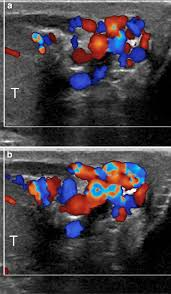
#> input picture notebooks/doplerUS1.jpg, 171 x 294 px
$ jupyter execute 10.openCV-1.ipynb
#> lines starting #> are read from the running program, lines starting #| are printed output that depends on the picture
# OpenCV (Part 1): Reading Images, BGR Gotcha, Channels, and Resizing

OpenCV (`cv2`) is a computer-vision library built for images and video, including real-time applications.
Even though it’s famous for tasks like face detection and tracking, it’s also very useful for microscopy:

- detecting cells/nuclei (object detection)
- tracking cells over time (video/time-series analysis)
- fast pre-processing before segmentation (denoise, edges, contrast)

In this first OpenCV intro we’ll focus on **two core building blocks**:

1. **Splitting & merging channels** (for multi-channel images)
2. **Resizing (scaling)** images

We’ll also cover an extremely important OpenCV “gotcha”:

> ✅ OpenCV loads color images as **BGR**, not RGB.

---

## Install OpenCV (Python)

If you don’t have it:
`pip install opencv-python`

(If you want additional modules, you can install `opencv-contrib-python`, but start with opencv-python.)

[cell 1]
import cv2
import numpy as np
import matplotlib.pyplot as plt

---

### 1) Read an Image (Color vs Grayscale)
**Read as color (default)**

[cell 2]
img = cv2.imread("doplerUS1.jpg", 1)  # 1 = color - 0 = gray-level
#> img is the input picture: shape (294, 171, 3); mean B, G, R 67.9, 61.6, 67.4
print(img.shape)  # (height, width, channels)
#| (294, 171, 3)

Example output: (194, 259, 3) → color image.

Let's see the image itself:

[cell 3]
plt.imshow(img)
plt.axis("off")
plt.show()

**Read as grayscale**

[cell 4]
gray = cv2.imread("doplerUS1.jpg", 0)  #     0 --> grayscale
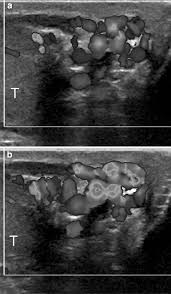
#> gray: shape (294, 171); min 0, max 255, mean 64
print(f"Shape: {gray.shape}")  #   (194, 259) --> height and width
#| Shape: (294, 171)

plt.imshow(gray, cmap = "gray")
plt.axis("off")
plt.show()

**Read unchanged (keeps alpha channel if present)**

[cell 5]
unchanged = cv2.imread("doplerUS1.jpg", 2)  # unchanged (may include alpha)
print(f"Shape: {unchanged.shape}")
#| Shape: (294, 171)

plt.imshow(unchanged, cmap = "gray")
plt.axis("off")
plt.show()

---

### 2) Pixel Values + The BGR vs RGB Trap

OpenCV uses **BGR** channel order by default.

[cell 6]
px = img[145, 80]   # somewhere in the middle
#> px = [63, 63, 63]
print(px)        # e.g. [63, 63, 63]
#| [63 63 63]

If you assume RGB, you’ll interpret this incorrectly.
- OpenCV: `[B, G, R]`
- so `[63, 63, 63]` means **blue = 186, green = 5, red = 79**

**Check corners (quick sanity check)**

[cell 7]
h, w = img.shape[:2]
#> h = 294; w = 171

corners = {
    "top-left": img[0, 0],
    "top-right": img[0, w-1],
    "bottom-left": img[h-1, 0],
    "bottom-right": img[h-1, w-1]
}
#> corners = {'top-left': [185, 185, 185], 'top-right': [185, 185, 185], 'bottom-left': [103, 103, 103], 'bottom-right': [15, 15, 15]}

for name, val in corners.items():
    print(name, val)
#> this loop made 4 passes
#| top-left [185 185 185]
#| top-right [185 185 185]
#| bottom-left [103 103 103]
#| bottom-right [15 15 15]

---

### 3) Display Images with OpenCV

OpenCV uses its own window system:

[cell 8]
cv2.imshow("Image", img)
cv2.waitKey(0)              # 0 = wait forever until a key press
cv2.destroyAllWindows()

**Important**: Always pair `imshow()` with `waitKey()` and `destroyAllWindows()` or your script may hang.

---

### 4) Split Channels (Two Ways)
#### A) NumPy slicing

[cell 9]
blue = img[:, :, 0]
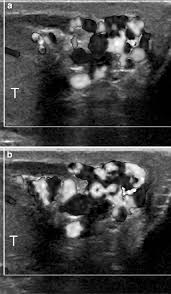
#> blue: shape (294, 171); min 0, max 255, mean 67.9
green = img[:, :, 1]
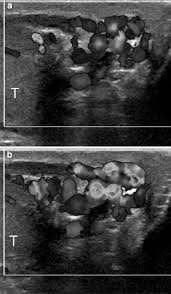
#> green: shape (294, 171); min 0, max 255, mean 61.6
red = img[:, :, 2]
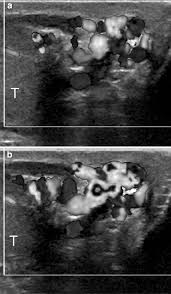
#> red: shape (294, 171); min 0, max 255, mean 67.4

Visualize each:

[cell 10]
cv2.imshow("Blue channel", blue)
cv2.imshow("Green channel", green)
cv2.imshow("Red channel", red)
cv2.waitKey(0)
cv2.destroyAllWindows()

**Why does `imshow()` show a “grayscale” image here?**

OpenCV sees a single-channel (2D) array, so it displays it as grayscale intensity:
- brighter pixel = higher blue value
- darker pixel = lower blue value
So it’s not “blue colored”, it’s “how much blue is there” shown as brightness.

#### B) OpenCV split

[cell 11]
b, g, r = cv2.split(img)

This is equivalent to slicing, but often more readable.

---

### 5) Merge Channels Back

If you modify channels separately (e.g., denoise just one channel), you can combine them:

[cell 12]
merged = cv2.merge([b, g, r])
cv2.imshow("Merged", merged)
cv2.waitKey(0)
cv2.destroyAllWindows()

✅ Merge expects BGR order if you want to preserve original colors.

---

### 6) Convert BGR → RGB for Matplotlib (Very Common!)

Matplotlib expects RGB.
If you plot a BGR image directly, colors look wrong.

[cell 13]
img_rgb = cv2.cvtColor(img, cv2.COLOR_BGR2RGB)


plt.figure(figsize=(6, 7))

plt.subplot(1, 2, 1)
plt.imshow(img)
plt.axis("off")
plt.title("BGR image is read wrongly")

plt.subplot(1, 2, 2)
plt.imshow(img_rgb)
plt.axis("off")
plt.title("Correct colors in Matplotlib (RGB)")


plt.tight_layout()
plt.show()
#> figure, not shown here; B, G, R data is drawn as R, G, B

This is one of the most important OpenCV “tricks”.

---

### 7) Resize Images

There are two common ways:

#### A) Resize by scale factors (fx, fy)
You tell OpenCV “multiply the size by this factor”:

[cell 14]
resized = cv2.resize(
    img,
    None,
    fx=2.0,
    fy=2.0,
    interpolation=cv2.INTER_CUBIC
)
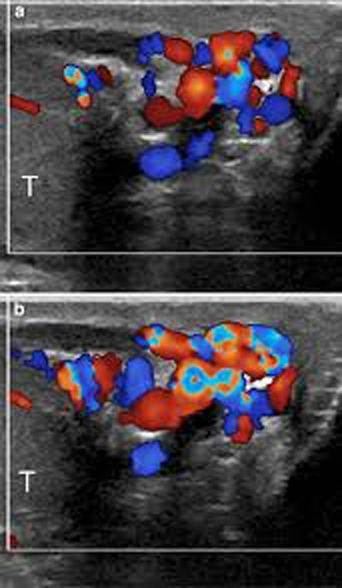
#> resized: shape (588, 342, 3); mean B, G, R 67.9, 61.6, 67.4
print("Original:", img.shape)
#| Original: (294, 171, 3)
print("Resized:", resized.shape)
#| Resized: (588, 342, 3)

plt.imshow(resized)
plt.title("Resized image")
plt.axis("off")
plt.show()

✅ fx=2.0 means: new width = old width × 2
✅ fy=2.0 means: new height = old height × 2

**Why is None there?**
Because the second argument is `dsize` (explicit size).
If you’re not providing an explicit size, you put `None` so OpenCV knows to compute it from fx/fy.

#### B) Resize to explicit dimensions (width, height)
You directly tell OpenCV the final (width, height):

[cell 15]
new_w, new_h = 800, 600
resized2 = cv2.resize(
    img,
    (new_w, new_h),
    interpolation=cv2.INTER_AREA)
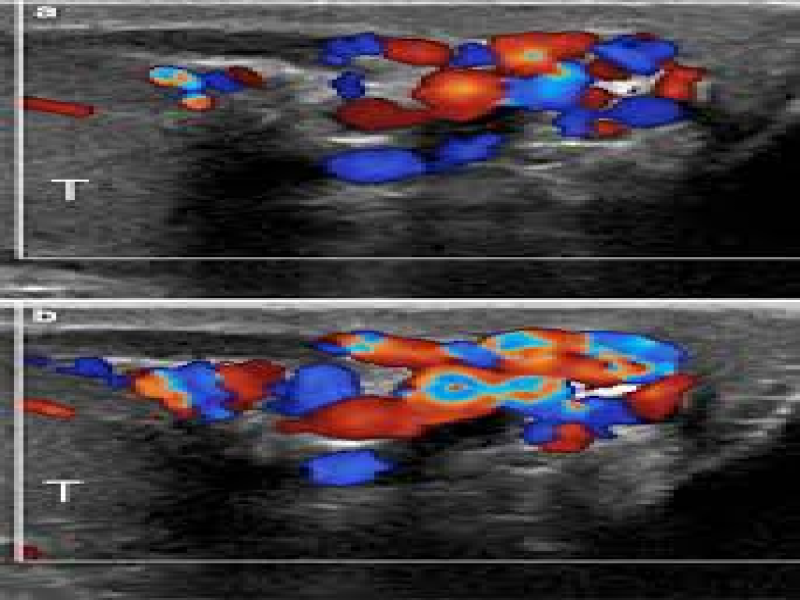
#> resized2: shape (600, 800, 3); mean B, G, R 67.8, 61.5, 67.3

print("Original:", img.shape)
#| Original: (294, 171, 3)
print("Resized:", resized2.shape)
#| Resized: (600, 800, 3)

plt.imshow(resized2)
plt.title("Resized image")
plt.axis("off")
plt.show()

✅ You control the exact output size.

---

**Interpolation: Which One Should You Use?**

When you scale up, OpenCV must invent new pixels between existing ones.
Interpolation decides how it invents them:
- `cv2.INTER_NEAREST` → fastest, blocky
- `cv2.INTER_LINEAR` → good default
- `cv2.INTER_CUBIC` → smoother for zooming in (slower)
- `cv2.INTER_AREA` → best for shrinking (downscaling)

A good rule of thumb:
- Upscale: `INTER_CUBIC` or `INTER_LINEAR`
- Downscale: `INTER_AREA`
-

Example:

[cell 16]
small = cv2.resize(
    img,
    None,
    fx=0.5,
    fy=0.5,
    interpolation=cv2.INTER_AREA)
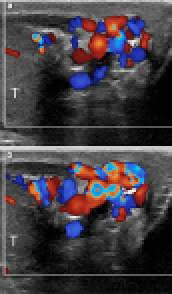
#> small: shape (147, 86, 3) (shown 2 times larger); mean B, G, R 67.9, 61.6, 67.4

big   = cv2.resize(
    img,
    None,
    fx=2.0,
    fy=2.0,
    interpolation=cv2.INTER_CUBIC)

print("Small:", small.shape)
#| Small: (147, 86, 3)
print("Big:", big.shape)
#| Big: (588, 342, 3)

---

### Visualizations

#### A) Show original vs resized side-by-side (Matplotlib)

[cell 17]
img_rgb = cv2.cvtColor(img, cv2.COLOR_BGR2RGB)
big_rgb = cv2.cvtColor(big, cv2.COLOR_BGR2RGB)

plt.figure(figsize=(4,4))
plt.subplot(1,2,1); plt.imshow(img_rgb); plt.title("Original"); plt.axis("off")
plt.subplot(1,2,2); plt.imshow(big_rgb); plt.title("Resized (2x)"); plt.axis("off")
plt.tight_layout()
plt.show()

#### B) Visualize channels as grayscale + as “colored overlays”

Grayscale view:

[cell 18]
plt.figure(figsize=(12,3))
plt.subplot(1,3,1); plt.imshow(b, cmap="gray"); plt.title("B channel"); plt.axis("off")
plt.subplot(1,3,2); plt.imshow(g, cmap="gray"); plt.title("G channel"); plt.axis("off")
plt.subplot(1,3,3); plt.imshow(r, cmap="gray"); plt.title("R channel"); plt.axis("off")
plt.tight_layout()
plt.show()

Colored channel overlays (helps intuition):

[cell 19]
zeros = np.zeros_like(b)

b_col = cv2.merge([b, zeros, zeros])
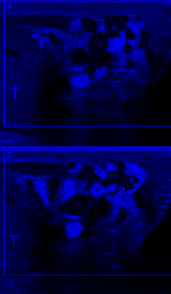
#> b_col: shape (294, 171, 3); mean of channels 0, 1, 2 67.9, 0, 0; drawn as B, G, R
g_col = cv2.merge([zeros, g, zeros])
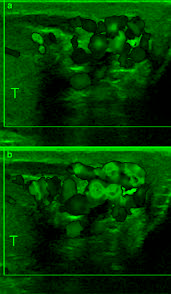
#> g_col: shape (294, 171, 3); mean of channels 0, 1, 2 0, 61.6, 0; drawn as B, G, R
r_col = cv2.merge([zeros, zeros, r])
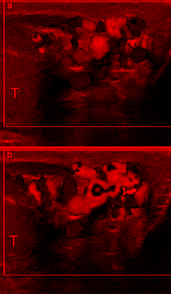
#> r_col: shape (294, 171, 3); mean of channels 0, 1, 2 0, 0, 67.4; drawn as B, G, R

# Convert to RGB for plotting
b_col = cv2.cvtColor(b_col, cv2.COLOR_BGR2RGB)
g_col = cv2.cvtColor(g_col, cv2.COLOR_BGR2RGB)
r_col = cv2.cvtColor(r_col, cv2.COLOR_BGR2RGB)

plt.figure(figsize=(6,3))
plt.subplot(1,3,1); plt.imshow(b_col); plt.title("Blue overlay"); plt.axis("off")
plt.subplot(1,3,2); plt.imshow(g_col); plt.title("Green overlay"); plt.axis("off")
plt.subplot(1,3,3); plt.imshow(r_col); plt.title("Red overlay"); plt.axis("off")
plt.tight_layout()
plt.show()

$ run again, with notebooks/8.noisyCT.jpg copied over notebooks/doplerUS1.jpg
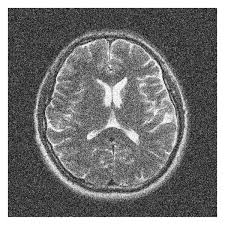
#> input picture notebooks/8.noisyCT.jpg, 225 x 225 px
#> img is the input picture: shape (225, 225, 3); min 0, max 255, mean 119.5
#| (225, 225, 3)
#| Shape: (225, 225)
#| Shape: (225, 225)
#> px = [101, 101, 101]
#| [101 101 101]
#> corners = {'top-left': [255, 255, 255], 'top-right': [255, 255, 255], 'bottom-left': [255, 255, 255], 'bottom-right': [255, 255, 255]}
#> the loop `for name, val in corners.items():` made 4 passes
#> name on passes 1 to 4: 'top-left', 'top-right', 'bottom-left', 'bottom-right'
#> (printed output is left out)
#| Original: (225, 225, 3)
#| Resized: (450, 450, 3)
#| Original: (225, 225, 3)
#| Resized: (600, 800, 3)
#| Small: (112, 112, 3)
#| Big: (450, 450, 3)
#> `g_col = cv2.merge([zeros, g, zeros])`:
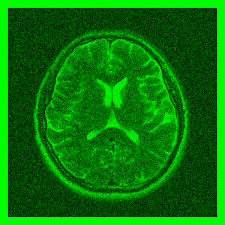
#> g_col: shape (225, 225, 3); mean of channels 0, 1, 2 0, 119.5, 0; drawn as B, G, R
#> `r_col = cv2.merge([zeros, zeros, r])`:
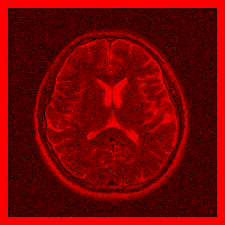
#> r_col: shape (225, 225, 3); mean of channels 0, 1, 2 0, 0, 119.5; drawn as B, G, R

$ run again, with notebooks/doplerUS.jpg copied over notebooks/doplerUS1.jpg
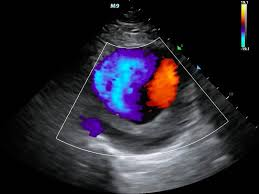
#> input picture notebooks/doplerUS.jpg, 259 x 194 px
#> img is the input picture: shape (194, 259, 3); mean B, G, R 47.6, 38.6, 41.1
#| (194, 259, 3)
#| Shape: (194, 259)
#| Shape: (194, 259)
#> px = [83, 78, 77]
#| [83 78 77]
#> corners = {'top-left': [1, 1, 1], 'top-right': [1, 1, 1], 'bottom-left': [1, 1, 1], 'bottom-right': [1, 1, 1]}
#> the loop `for name, val in corners.items():` made 4 passes
#> name on passes 1 to 4: 'top-left', 'top-right', 'bottom-left', 'bottom-right'
#> (printed output is left out)
#| Original: (194, 259, 3)
#| Resized: (388, 518, 3)
#| Original: (194, 259, 3)
#| Resized: (600, 800, 3)
#| Small: (97, 130, 3)
#| Big: (388, 518, 3)
#> `r_col = cv2.merge([zeros, zeros, r])`:
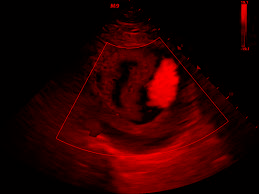
#> r_col: shape (194, 259, 3); mean of channels 0, 1, 2 0, 0, 41.1; drawn as B, G, R
